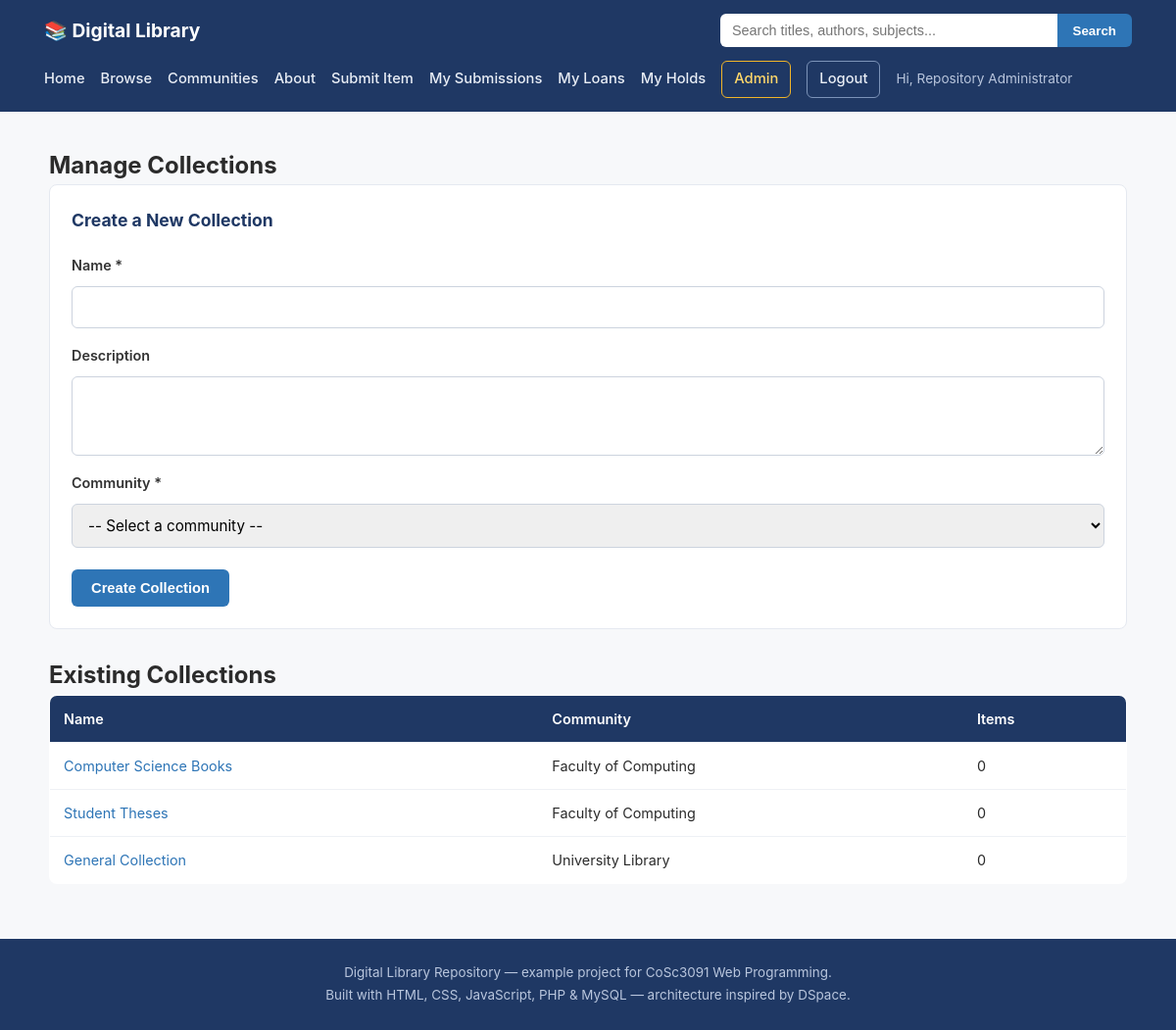
The page /admin/manage_collections.php (signed in) on the database its author committed.
### tables this page shows
CREATE TABLE IF NOT EXISTS collections (
  id INT AUTO_INCREMENT PRIMARY KEY,
  community_id INT NOT NULL,
  name VARCHAR(200) NOT NULL,
  description TEXT,
  created_at TIMESTAMP DEFAULT CURRENT_TIMESTAMP,
  FOREIGN KEY (community_id) REFERENCES communities(id) ON DELETE CASCADE,
  INDEX idx_community (community_id)
);

CREATE TABLE IF NOT EXISTS communities (
  id INT AUTO_INCREMENT PRIMARY KEY,
  parent_id INT DEFAULT NULL,
  name VARCHAR(200) NOT NULL,
  description TEXT,
  created_at TIMESTAMP DEFAULT CURRENT_TIMESTAMP,
  FOREIGN KEY (parent_id) REFERENCES communities(id) ON DELETE CASCADE,
  INDEX idx_parent (parent_id)
);

### includes/functions.php (called while the page is built, shortened)
<?php
function current_user_role() {
    return $_SESSION['role'] ?? null;
}
function is_logged_in() {
    return isset($_SESSION['user_id']);
}
function is_librarian_or_admin() {
    return in_array(current_user_role(), ['admin', 'librarian'], true);
}

### admin/manage_collections.php (the view, shortened to what this page needs)
<?php
require_once '../includes/db_connect.php';
require_once '../includes/functions.php';
$in_admin = true;
$collections = $conn->query("SELECT col.id, col.name, co.name AS community_name,
                                     (SELECT COUNT(*) FROM items i WHERE i.collection_id = col.id) AS item_count
                              FROM collections col JOIN communities co ON co.id = col.community_id
                              ORDER BY co.name, col.name");
require_once '../includes/header.php';
?>
<section class="page-section wide">
  <h1>Manage Collections</h1>
  <div class="admin-form-card">
    <h2>Create a New Collection</h2>
    <form method="POST" class="form">
      <label for="name">Name *</label>
      <input type="text" id="name" name="name" required>
      <label for="description">Description</label>
      <textarea id="description" name="description" rows="3"></textarea>
      <label for="community_id">Community *</label>
      <select id="community_id" name="community_id" required>
        <option value="">-- Select a community --</option>
      </select>
      <button type="submit" class="btn btn-primary">Create Collection</button>
    </form>
  </div>
  <h2>Existing Collections</h2>
  <table class="item-table">
    <thead><tr><th>Name</th><th>Community</th><th>Items</th></tr></thead>
    <tbody>
      <?php while ($c = $collections->fetch_assoc()): ?>
        <tr>
          <td><a href="../collection.php?id=<?php echo $c['id']; ?>" target="_blank"><?php echo htmlspecialchars($c['name']); ?></a></td>
          <td><?php echo htmlspecialchars($c['community_name']); ?></td>
          <td><?php echo number_format($c['item_count']); ?></td>
        </tr>
      <?php endwhile; ?>
    </tbody>
  </table>
</section>
<?php require_once '../includes/footer.php'; ?>

### includes/header.php (shortened to what this page needs)
<?php
$is_logged_in = is_logged_in();
$q_value = isset($_GET['q']) ? htmlspecialchars($_GET['q']) : '';
?>
<!DOCTYPE html>
<html lang="en">
<head>
<link rel="stylesheet" href="<?php echo isset($in_admin) ? '../css/style.css' : 'css/style.css'; ?>">
</head>
<body>
<header class="site-header">
  <div class="container header-inner">
    <a href="<?php echo isset($in_admin) ? '../index.php' : 'index.php'; ?>" class="logo">📚 Digital Library</a>
    <form class="search-bar" action="<?php echo isset($in_admin) ? '../search.php' : 'search.php'; ?>" method="GET">
      <input type="text" name="q" placeholder="Search titles, authors, subjects..." value="<?php echo $q_value; ?>">
      <button type="submit">Search</button>
    </form>
    <nav class="main-nav">
      <?php $p = isset($in_admin) ? '../' : ''; ?>
      <a href="<?php echo $p; ?>index.php">Home</a>
      <a href="<?php echo $p; ?>browse.php">Browse</a>
      <a href="<?php echo $p; ?>communities.php">Communities</a>
      <a href="<?php echo $p; ?>about.php">About</a>
      <?php if ($is_logged_in): ?>
        <a href="<?php echo $p; ?>submit.php">Submit Item</a>
        <a href="<?php echo $p; ?>my_submissions.php">My Submissions</a>
        <a href="<?php echo $p; ?>my_loans.php">My Loans</a>
        <a href="<?php echo $p; ?>my_holds.php">My Holds</a>
        <?php if (is_librarian_or_admin()): ?>
          <a href="<?php echo $p; ?>admin/dashboard.php" class="btn-nav-admin">Admin</a>
        <?php endif; ?>
        <a href="<?php echo $p; ?>logout.php" class="btn-nav-logout">Logout</a>
        <span class="welcome-text">Hi, <?php echo htmlspecialchars($_SESSION['full_name']); ?></span>
      <?php else: ?>
        <a href="<?php echo $p; ?>login.php">Login</a>
        <a href="<?php echo $p; ?>register.php" class="btn-nav-register">Register</a>
      <?php endif; ?>
    </nav>
  </div>
</header>
<main class="container page-main">

### includes/footer.php (shortened to what this page needs)
</main>
<footer class="site-footer">
  <div class="container">
    <p>Digital Library Repository &mdash; example project for CoSc3091 Web Programming.</p>
    <p>Built with HTML, CSS, JavaScript, PHP &amp; MySQL &mdash; architecture inspired by DSpace.</p>
  </div>
</footer>
</body>
</html>

### css/style.css (style rules this page uses)
* { box-sizing: border-box; margin: 0; padding: 0; }
body { font-family: -apple-system, BlinkMacSystemFont, "Segoe UI", Roboto, Helvetica, Arial, sans-serif; color: #2b2b2b; background: #f7f8fa; line-height: 1.6; }
a { color: #2e75b6; text-decoration: none; }
.container { max-width: 1150px; margin: 0 auto; padding: 0 20px; }
.site-header { background: #1f3864; color: #fff; }
.header-inner { display: flex; align-items: center; justify-content: space-between; flex-wrap: wrap; gap: 14px; padding: 14px 20px; }
.logo { color: #fff; font-weight: 700; font-size: 1.2rem; white-space: nowrap; }
.search-bar { display: flex; flex: 1; max-width: 420px; min-width: 200px; }
.search-bar input { flex: 1; padding: 9px 12px; border: none; border-radius: 6px 0 0 6px; font-size: 0.9rem; }
.search-bar button { padding: 9px 16px; border: none; background: #2e75b6; color: #fff; border-radius: 0 6px 6px 0; cursor: pointer; font-weight: 600; }
.main-nav { display: flex; align-items: center; gap: 16px; flex-wrap: wrap; }
.main-nav a { color: #e8edf5; font-weight: 500; font-size: 0.92rem; }
.btn-nav-admin { border: 1px solid #f0b429; color: #ffd76a !important; padding: 6px 12px; border-radius: 6px; }
.btn-nav-logout { border: 1px solid #7c93b8; padding: 6px 12px; border-radius: 6px; }
.welcome-text { color: #b9c6dd; font-size: 0.85rem; }
.page-main { min-height: 65vh; padding: 36px 20px; }
.page-section { max-width: 900px; margin: 0 auto; }
.page-section.wide { max-width: 1100px; }
.btn { display: inline-block; padding: 11px 20px; border-radius: 6px; font-weight: 600; border: none; cursor: pointer; font-size: 0.92rem; }
.btn-primary { background: #2e75b6; color: #fff; }
.item-table { width: 100%; border-collapse: collapse; background: #fff; border: 1px solid #e5e9f0; border-radius: 8px; overflow: hidden; margin-bottom: 20px; }
.item-table th, .item-table td { padding: 12px 14px; text-align: left; border-bottom: 1px solid #eef1f5; font-size: 0.9rem; }
.item-table th { background: #1f3864; color: #fff; font-weight: 600; }
.item-table tr:last-child td { border-bottom: none; }
.form { display: flex; flex-direction: column; gap: 10px; }
.form label { font-weight: 600; font-size: 0.9rem; color: #333; margin-top: 6px; }
.form input, .form select, .form textarea { padding: 11px 12px; border: 1px solid #ccd3de; border-radius: 6px; font-size: 0.95rem; font-family: inherit; width: 100%; }
.form button { margin-top: 12px; align-self: flex-start; }
.admin-form-card { background: #fff; border: 1px solid #e5e9f0; border-radius: 8px; padding: 22px; margin-bottom: 28px; }
.admin-form-card h2 { color: #1f3864; margin-bottom: 14px; font-size: 1.1rem; }
.site-footer { background: #1f3864; color: #b9c6dd; text-align: center; padding: 22px 20px; font-size: 0.84rem; }
.site-footer p { margin: 2px 0; }

### rows shown on the page
collections: name "Computer Science Books", community.name "Faculty of Computing", item_count "0"
collections: name "Student Theses", community.name "Faculty of Computing", item_count "0"
collections: name "General Collection", community.name "University Library", item_count "0"

### other values the page prints
$_SESSION['full_name'] "Repository Administrator"
